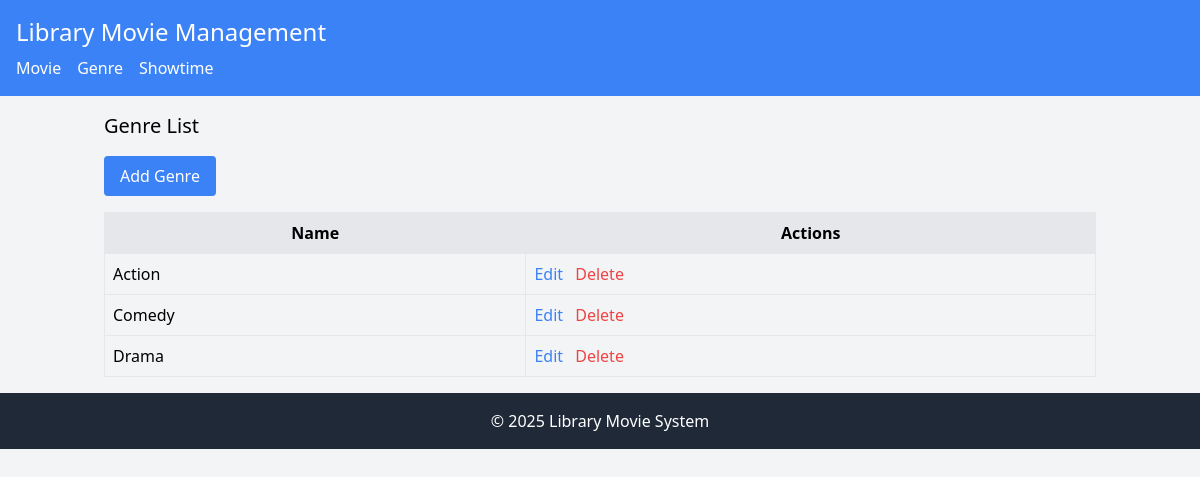
Screenshot of /index.php?entity=genre with the database file from the repository.
### tables this page shows
CREATE TABLE `genre` (
  `id` int(11) NOT NULL,
  `name` varchar(50) NOT NULL
);

### model/Genre.php (called while the page is built, shortened)
<?php
require_once 'config/Database.php';
class Genre {
    private $conn;
    private $table = 'genre';
    public function __construct() {
        $database = new Database();
        $this->conn = $database->getConnection();
    }
    public function getAll() {
        $query = "SELECT * FROM " . $this->table;
        $stmt = $this->conn->prepare($query);
        $stmt->execute();
        return $stmt->fetchAll(PDO::FETCH_ASSOC);
    }
}
?>

### config/Database.php (called while the page is built, shortened)
<?php
class Database {
    private $host = "localhost";
    private $username = "root";
    private $password = "";
    private $database = "cinema";
    public function getConnection() {
        $this->conn = null;
        try {
            $this->conn = new PDO("mysql:host=" . $this->host . ";dbname=" . $this->database, $this->username, $this->password);
            $this->conn->setAttribute(PDO::ATTR_ERRMODE, PDO::ERRMODE_EXCEPTION);
        } catch(PDOException $e) {
            echo "Connection error: " . $e->getMessage();
        }
        return $this->conn;
    }
}
?>

### viewmodel/GenreViewModel.php (called while the page is built, shortened)
<?php
require_once 'model/Genre.php';
class GenreViewModel {
    private $genre;
    public function __construct() {
        $this->genre = new Genre();
    }
    public function getGenreList() {
        return $this->genre->getAll();
    }
}
?>

### views/genre_list.php (the view)
<?php
require_once 'views/template/header.php';
?>
<h2 class="text-xl mb-4">Genre List</h2>
<a href="index.php?entity=genre&action=add" class="bg-blue-500 text-white px-4 py-2 rounded mb-4 inline-block">Add Genre</a>
<table class="w-full border">
    <tr class="bg-gray-200">
        <th class="border p-2">Name</th>
        <th class="border p-2">Actions</th>
    </tr>
    <?php foreach ($genreList as $gen): ?>
    <tr>
        <td class="border p-2"><?php echo $gen['name']; ?></td>
        <td class="border p-2">
            <a href="index.php?entity=genre&action=edit&id=<?php echo $gen['id']; ?>" class="text-blue-500">Edit</a>
            <a href="index.php?entity=genre&action=delete&id=<?php echo $gen['id']; ?>" class="text-red-500 ml-2" onclick="return confirm('Are you sure?');">Delete</a>
        </td>
    </tr>
    <?php endforeach; ?>
</table>
<?php
require_once 'views/template/footer.php';
?>

### rows the page displays
genre: name "Action"
genre: name "Comedy"
genre: name "Drama"
